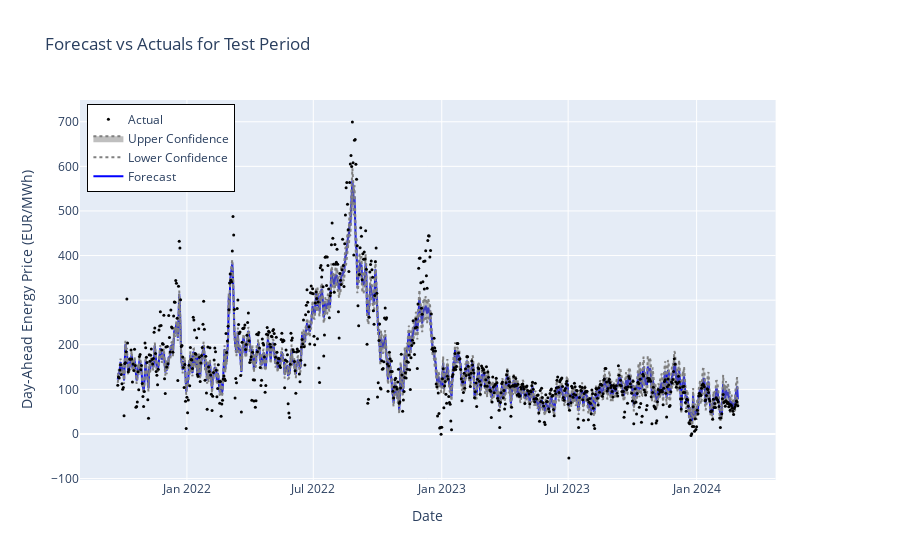

This figure's notebook cell:
### Markdown cell above
### Plot the predictions vs. the actual data for the test period

### Code cell
# Define the test period start and end dates
test_start = test_df['ds'].min()
test_end = test_df['ds'].max()

# Filter forecast to test period
test_forecast = forecast[(forecast['ds'] >= test_start) & (forecast['ds'] <= test_end)]

# Filter historical data to test period
test_actuals = df[(df['ds'] >= test_start) & (df['ds'] <= test_end)]

# Create a figure with subplots
fig = make_subplots(specs=[[{"secondary_y": True}]])

# Add traces for forecast and actual data
fig.add_trace(
    go.Scatter(x=test_forecast['ds'], y=test_forecast['yhat'], name='Forecast', mode='lines', line=dict(color='blue')),
    secondary_y=False,
)

fig.add_trace(
    go.Scatter(x=test_forecast['ds'], y=test_forecast['yhat_lower'], name='Lower Confidence', mode='lines', line=dict(color='gray', dash='dot')),
    secondary_y=False,
)

fig.add_trace(
    go.Scatter(x=test_forecast['ds'], y=test_forecast['yhat_upper'], name='Upper Confidence', mode='lines', line=dict(color='gray', dash='dot'), fill='tonexty'),
    secondary_y=False,
)

fig.add_trace(
    go.Scatter(x=test_actuals['ds'], y=test_actuals['y'], name='Actual', mode='markers', marker=dict(color='black', size=3)),
    secondary_y=False,
)

# Set graph title and axis labels
fig.update_layout(
    title='Forecast vs Actuals for Test Period',
    xaxis_title='Date',
    yaxis_title='Day-Ahead Energy Price (EUR/MWh)',
    legend=dict(x=0.01, y=0.99, bordercolor="Black", borderwidth=1)
)

# Show plot
fig.show()

### Figure 1 — Plotly figure (JSON) as saved in the notebook; plotly's stock layout.template omitted (floating-point values rounded to 4 significant figures; data arrays with more than 128 entries replaced by an {"elided": "..."} marker saying what was removed)
{"data": [{"line": {"color": "blue"}, "mode": "lines", "name": "Forecast", "type": "scatter", "x": {"elided": "889 str values"}, "xaxis": "x", "y": {"elided": "889 float values"}, "yaxis": "y"}, {"line": {"color": "gray", "dash": "dot"}, "mode": "lines", "name": "Lower Confidence", "type": "scatter", "x": {"elided": "889 str values"}, "xaxis": "x", "y": {"elided": "889 float values"}, "yaxis": "y"}, {"fill": "tonexty", "line": {"color": "gray", "dash": "dot"}, "mode": "lines", "name": "Upper Confidence", "type": "scatter", "x": {"elided": "889 str values"}, "xaxis": "x", "y": {"elided": "889 float values"}, "yaxis": "y"}, {"marker": {"color": "black", "size": 3}, "mode": "markers", "name": "Actual", "type": "scatter", "x": {"elided": "889 str values"}, "xaxis": "x", "y": {"elided": "889 float values"}, "yaxis": "y"}], "layout": {"legend": {"bordercolor": "Black", "borderwidth": 1, "x": 0.01, "y": 0.99}, "title": {"text": "Forecast vs Actuals for Test Period"}, "xaxis": {"anchor": "y", "domain": [0, 0.94], "title": {"text": "Date"}}, "yaxis": {"anchor": "x", "domain": [0, 1], "title": {"text": "Day-Ahead Energy Price (EUR/MWh)"}}, "yaxis2": {"anchor": "x", "overlaying": "y", "side": "right"}}}
